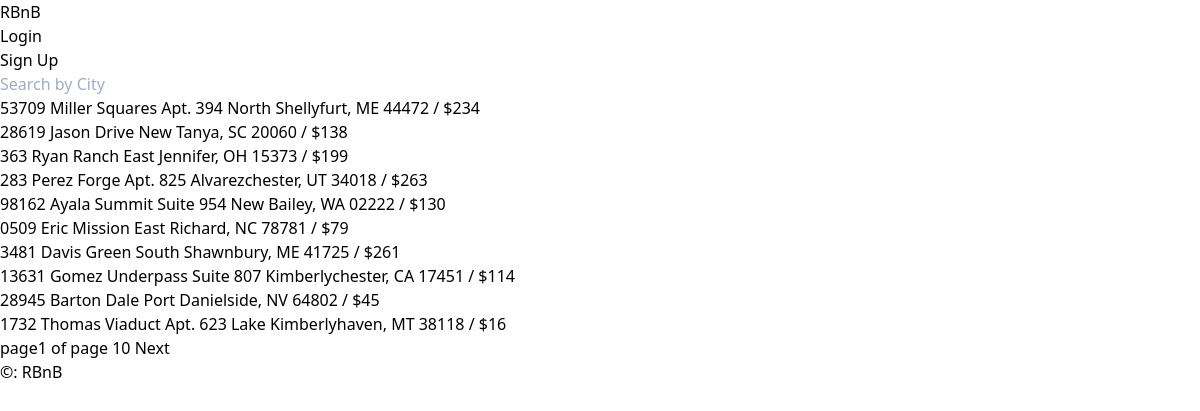
The page / on the database its author committed.
### rooms/models.py (models this page shows, shortened)
class Room(core_models.TimeStampedModel):
    name = models.CharField(max_length=140)
    description = models.TextField()
    country = CountryField()
    city = models.CharField(max_length=80)
    price = models.IntegerField()
    address = models.CharField(max_length=140)
    guests = models.IntegerField(help_text="How many people will be staying?")
    beds = models.IntegerField()
    bedrooms = models.IntegerField()
    baths = models.IntegerField()
    check_in = models.TimeField()
    check_out = models.TimeField()
    instant_book = models.BooleanField(default=False)
    host = models.ForeignKey(
        "users.User", related_name="rooms", on_delete=models.CASCADE
    )
    room_type = models.ForeignKey(
        "RoomType", related_name="rooms", on_delete=models.SET_NULL, null=True
    )
    amenities = models.ManyToManyField("Amenity", related_name="rooms", blank=True)
    facilities = models.ManyToManyField("Facility", related_name="rooms", blank=True)
    house_rules = models.ManyToManyField("HouseRule", related_name="rooms", blank=True)

### rooms/views.py (the view)
# urls.py: path("", room_views.HomeView.as_view(), name="home"),
class HomeView(ListView):
    model = models.Room
    paginate_by = 10
    paginate_orphans = 0
    ordering = "created"
    context_object_name = "rooms"

### templates/rooms/room_list.html (shortened to what this page needs)
{% extends "base.html" %}
{% block content %}
{% for room in rooms %}
<h5>
  <a href="{% url "rooms:detail" room.pk %}">
    {{room.name}} / ${{room.price}}
  </a>
</h5>
{% endfor %}
<h5>
  page{{page_obj.number}} of page {{page_obj.paginator.num_pages}}
  {% if page_obj.has_next %}
  <a href="?page={{page_obj.next_page_number}}">Next</a>
  {% endif %}<br>
</h5>
{% endblock content %}

### rows shown on the page
Room: name "53709 Miller Squares Apt. 394 North Shellyfurt, ME 44472", price "234"
Room: name "28619 Jason Drive New Tanya, SC 20060", price "138"
Room: name "363 Ryan Ranch East Jennifer, OH 15373", price "199"
Room: name "283 Perez Forge Apt. 825 Alvarezchester, UT 34018", price "263"
Room: name "98162 Ayala Summit Suite 954 New Bailey, WA 02222", price "130"
Room: name "0509 Eric Mission East Richard, NC 78781", price "79"
Room: name "3481 Davis Green South Shawnbury, ME 41725", price "261"
Room: name "13631 Gomez Underpass Suite 807 Kimberlychester, CA 17451", price "114"
Room: name "28945 Barton Dale Port Danielside, NV 64802", price "45"
Room: name "1732 Thomas Viaduct Apt. 623 Lake Kimberlyhaven, MT 38118", price "16"

### other values the page prints
{{ page_obj.number }} "1"
{{ page_obj.paginator.num_pages }} "10"
